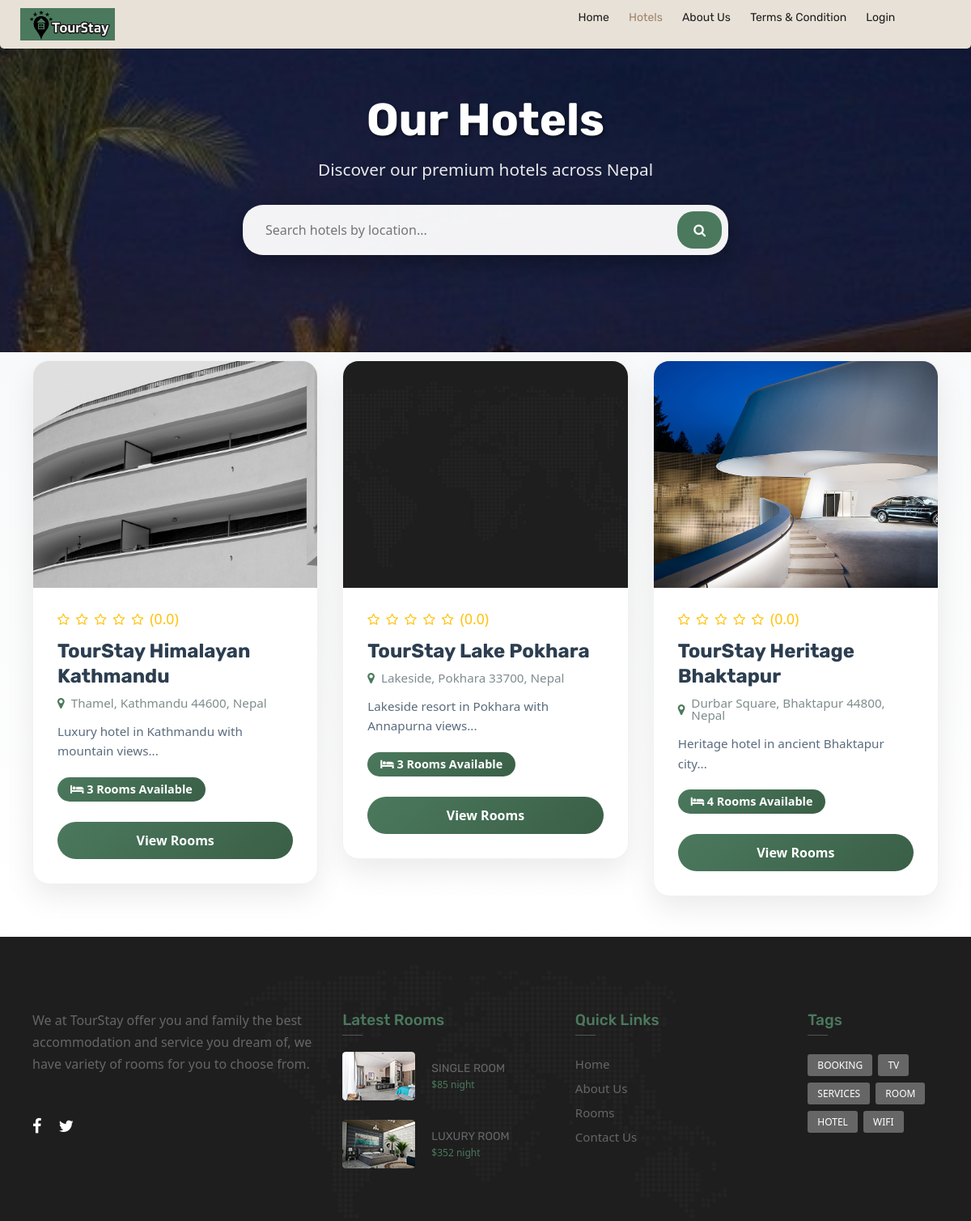
Page /hotels.php on the committed database.
### tables this page shows
CREATE TABLE hotels (
    hotel_id INT AUTO_INCREMENT PRIMARY KEY,
    hotel_name VARCHAR(255) NOT NULL,
    h_username VARCHAR(30) NOT NULL,
    h_password VARCHAR(40) NOT NULL,
    hotel_description TEXT,
    hotel_address TEXT,
    hotel_phone VARCHAR(20),
    hotel_email VARCHAR(100),
    hotel_image VARCHAR(255),
    hotel_rating DECIMAL(2,1) DEFAULT 0,
    status ENUM('active', 'inactive') DEFAULT 'active',
    created_at TIMESTAMP DEFAULT CURRENT_TIMESTAMP
);

### hotels.php (the view, shortened to what this page needs)
<?php include 'header.php'; ?>
<?php include("connection/connect.php"); ?>
<!DOCTYPE html>
<html>
<head>
    <link rel="stylesheet" type="text/css" href="css/bootstrap.min.css">
    <link rel="stylesheet" type="text/css" href="css/style.css">
    <link rel="stylesheet" type="text/css" href="css/animate.css">
    <link rel="stylesheet" type="text/css" href="css/flatpickr.min.css">
    <link rel="stylesheet" type="text/css" href="css/owl.carousel.css">
    <link rel="stylesheet" type="text/css" href="css/color.css">
    <link rel="stylesheet" type="text/css" href="css/responsive.css">
</head>
<body>
    <div class="wrapper">
        <div class="hotels-hero">
            <div class="container">
                <h1>Our Hotels</h1>
                <p>Discover our premium hotels across Nepal</p>
                <div class="search-container">
                    <form class="search-form" action="hotels.php" method="GET">
                        <input type="text" name="search" placeholder="Search hotels by location..." class="search-input"
                            value="<?php echo isset($_GET['search']) ? htmlspecialchars($_GET['search']) : ''; ?>">
                        <button type="submit" class="search-btn"><i class="fa fa-search"></i></button>
                    </form>
                </div>
            </div>
        </div>
        <section class="hotels-section">
            <div class="container">
                <div class="row">
                    <?php
                    $user_lat = isset($_GET['lat']) && $_GET['lat'] !== '' ? (float)$_GET['lat'] : null;
                    $user_lon = isset($_GET['lon']) && $_GET['lon'] !== '' ? (float)$_GET['lon'] : null;
                    $is_logged_in = isset($_SESSION['user_id']);
                    if (!$is_logged_in) {
                        $user_lat = null;
                        $user_lon = null;
                    }
                    $search_condition = "";
                    $hotels_query = "SELECT * FROM hotels WHERE status = 'active'$search_condition";
                    $hotels_result = mysqli_query($db, $hotels_query);
                    if (mysqli_num_rows($hotels_result) > 0) {
                        $hotels_array = [];
                        while ($hotel = mysqli_fetch_assoc($hotels_result)) {
                            $hotels_array[] = $hotel;
                        }
                        if ($user_lat !== null) {
                            $geo_hotels   = array_values(array_filter($hotels_array, fn($h) => $h['latitude'] && $h['longitude']));
                            $nogeo_hotels = array_values(array_filter($hotels_array, fn($h) => !$h['latitude'] || !$h['longitude']));
                            $ranked = aStarRankHotels($db, $user_lat, $user_lon, $geo_hotels);
                            $sorted = [];
                            foreach ($ranked as $idx => $fcost) {
                                $geo_hotels[$idx]['astar_cost'] = $fcost;
                                $sorted[] = $geo_hotels[$idx];
                            }
                            foreach ($nogeo_hotels as $h) { $h['astar_cost'] = null; $sorted[] = $h; }
                            $hotels_array = $sorted;
                        } else {
                            usort($hotels_array, fn($a, $b) => $b['hotel_rating'] <=> $a['hotel_rating']);
                        }
                        foreach ($hotels_array as $hotel) {
                            $rooms_count_query = "SELECT COUNT(*) as room_count FROM rooms WHERE hotel_id = {$hotel['hotel_id']}";
                            $rooms_count_result = mysqli_query($db, $rooms_count_query);
                            $room_count = mysqli_fetch_assoc($rooms_count_result)['room_count'];
                            $hotel_img = !empty($hotel['hotel_image']) ? 'admin/upload/' . $hotel['hotel_image'] : 'admin/upload/ft-img.jpg';
                            ?>
                            <div class="col-md-4">
                                <div class="hotel-card" style="position:relative;">
                                    <img src="<?php echo $hotel_img; ?>" class="hotel-image"
                                        alt="<?php echo $hotel['hotel_name']; ?>">
                                    <div class="hotel-info">
                                        <div class="hotel-rating">
                                            <?php
                                            $rating = $hotel['hotel_rating'];
                                            for ($i = 1; $i <= 5; $i++) {
                                                echo $i <= $rating ? '<i class="fa fa-star"></i>' : '<i class="fa fa-star-o"></i>';
                                            }
                                            echo " ({$rating})";
                                            ?>
                                        </div>
                                        <h3><?php echo $hotel['hotel_name']; ?></h3>
                                        <div class="hotel-address">
                                            <i class="fa fa-map-marker"></i>
                                            <?php echo $hotel['hotel_address']; ?>
                                        </div>
                                        <div class="hotel-description">
                                            <?php echo substr($hotel['hotel_description'], 0, 120) . '...'; ?>
                                        </div>
                                        <div class="room-count">
                                            <i class="fa fa-bed"></i> <?php echo $room_count; ?> Rooms Available
                                        </div>
                                        <a href="hotel-rooms.php?hotel_id=<?php echo $hotel['hotel_id']; ?>"
                                            class="btn-view-rooms">
                                            View Rooms
                                        </a>
                                    </div>
                                </div>
                            </div>
                            <?php
                        }
                    }
                    ?>
                </div>
            </div>
        </section>
    </div>
    <?php include 'footer.php';
    ?>
</body>
</html>

### css/responsive.css (style rules this page uses)
body { overflow-x: hidden; }
.container { max-width: 100% !important; width: 100% !important; }
.row { margin-left: 10px; margin-right: 10px; }

### hotels.php (style rules this page uses)
body { font-family: 'Segoe UI', Tahoma, Geneva, Verdana, sans-serif; background: #f8f9fa; }
.hotels-hero { background: linear-gradient(135deg, rgba(0, 0, 0, 0.1), rgba(0, 0, 0, 0.1)), url('images/hotel-cover.jpg'); background-size: cover; background-position: center; background-attachment: fixed; padding: 120px 0; color: white; text-align: center; position: relative; }
.search-container { width: 100%; max-width: 600px; margin: 30px auto 0; }
.search-form { display: flex; background: rgba(255, 255, 255, 0.95); border-radius: 25px; padding: 8px; box-shadow: 0 10px 30px rgba(0, 0, 0, 0.3); }
.search-input { flex: 1; border: none; padding: 12px 20px; font-size: 16px; background: transparent; outline: none; color: #333; }
.search-btn { background: #4B795D; color: white; border: none; padding: 12px 20px; border-radius: 20px; cursor: pointer; font-size: 16px; transition: background 0.3s; }
.hotels-hero::before { content: ''; position: absolute; top: 0; left: 0; right: 0; bottom: 0; background: rgba(0, 0, 0, 0.3); }
.hotels-hero .container { position: relative; z-index: 2; text-align: center; }
.hotels-hero h1 { font-size: 3.5rem; font-weight: 700; margin-bottom: 20px; text-shadow: 2px 2px 4px rgba(0, 0, 0, 0.5); }
.hotels-hero p { font-size: 1.3rem; opacity: 0.9; max-width: 600px; margin: 0 auto; color: white !important; text-align: center !important; }
.hotels-section { padding: 10px 0; background: linear-gradient(180deg, #f8f9fa 0%, #ffffff 100%); }
.hotel-card { background: white; border-radius: 20px; overflow: hidden; box-shadow: 0 15px 35px rgba(0, 0, 0, 0.08); margin-bottom: 40px; transition: all 0.4s cubic-bezier(0.25, 0.8, 0.25, 1); border: 1px solid rgba(0, 0, 0, 0.05); position: relative; }
.hotel-image { width: 100%; height: 280px; object-fit: cover; transition: transform 0.4s ease; }
.hotel-info { padding: 30px; position: relative; }
.hotel-info h3 { font-size: 1.5rem; font-weight: 700; color: #2c3e50; margin: 15px 0 10px 0; line-height: 1.3; }
.hotel-rating { color: #ffc107; margin-bottom: 15px; font-size: 1.1rem; display: flex; align-items: center; gap: 8px; }
.hotel-rating .fa { font-size: 16px; }
.hotel-address { color: #7f8c8d; margin-bottom: 15px; font-size: 0.95rem; display: flex; align-items: center; gap: 8px; }
.hotel-address .fa { color: #4B795D; }
.hotel-description { color: #5a6c7d; line-height: 1.6; margin-bottom: 20px; font-size: 0.95rem; }
.room-count { background: linear-gradient(135deg, #4B795D, #3a5f47); color: white; padding: 8px 16px; border-radius: 20px; font-size: 0.9rem; font-weight: 600; display: inline-block; margin-bottom: 25px; }
.btn-view-rooms { background: linear-gradient(135deg, #4B795D, #3a5f47); color: white; padding: 15px 35px; border: none; border-radius: 30px; text-decoration: none; font-weight: 600; width: 100%; text-align: center; display: block; font-size: 1rem; transition: all 0.3s ease; position: relative; overflow: hidden; }
.btn-view-rooms::before { content: ''; position: absolute; top: 0; left: -100%; width: 100%; height: 100%; background: linear-gradient(90deg, transparent, rgba(255, 255, 255, 0.2), transparent); transition: left 0.5s; }

### rows in the picture
hotels: hotel_image (picture), hotel_rating "0.0", hotel_name "TourStay Himalayan Kathmandu", hotel_address "Thamel, Kathmandu 44600, Nepal", hotel_description "Luxury hotel in Kathmandu with mountain views", room_count "3"
hotels: hotel_image (picture), hotel_rating "0.0", hotel_name "TourStay Lake Pokhara", hotel_address "Lakeside, Pokhara 33700, Nepal", hotel_description "Lakeside resort in Pokhara with Annapurna views", room_count "3"
hotels: hotel_image (picture), hotel_rating "0.0", hotel_name "TourStay Heritage Bhaktapur", hotel_address "Durbar Square, Bhaktapur 44800, Nepal", hotel_description "Heritage hotel in ancient Bhaktapur city", room_count "4"
